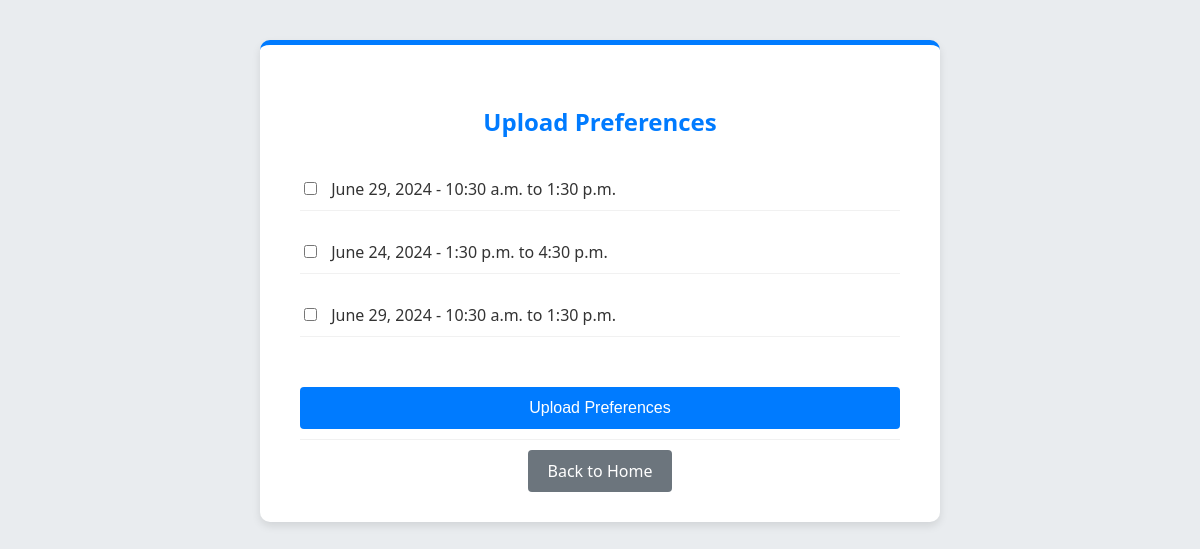
The page /upload_preferences/ (signed in) on the database as committed earlier.
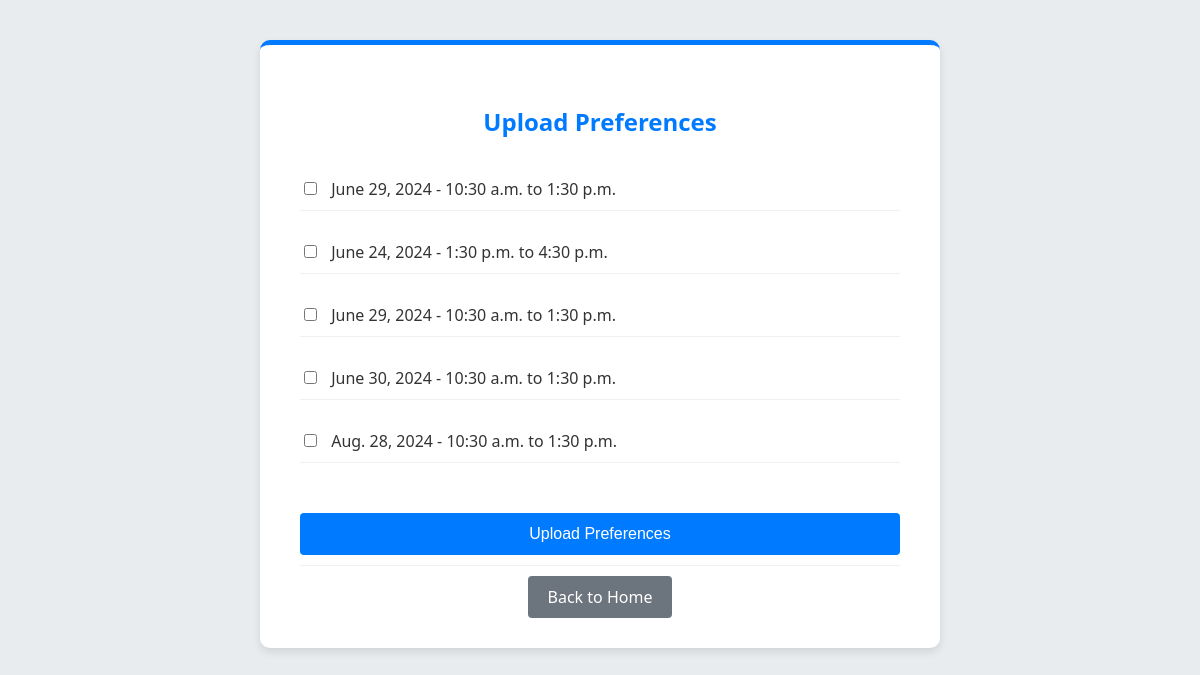
The same page on the database as committed later.
### exam/models.py (models this page shows, shortened)
class ExamTimeTable(models.Model):
    course_id = models.ForeignKey(Course,models.CASCADE)
    dept=models.ForeignKey(Department,on_delete=models.CASCADE)
    date=models.DateField()
    time_from = models.TimeField()
    time_to = models.TimeField()
    semester = models.IntegerField()

### exam/views.py (the view)
# urls.py: path('upload_preferences/', views.upload_preferences, name='upload_preferences'),
@login_required
def upload_preferences(request):
    if request.method == 'POST':
        teacher_id = request.user.id  # Get the logged-in teacher's user ID
        selected_exams = request.POST.getlist('selected_exams')
        for exam_id in selected_exams:
            exam = ExamTimeTable.objects.get(id=exam_id)
            prefer_entry = preferTable(teacher_id_id=teacher_id, course_id_id=exam.id, date=exam.date)
            prefer_entry.save()
        return redirect('teacher_dashboard')  # Redirect to teacher dashboard or appropriate URL
    else:
        timetable_entries = ExamTimeTable.objects.all()  # Retrieve all entries or filter as needed
        return render(request, 'exam/uploading_preference.html', {'timetable_entries': timetable_entries})

### exam/templates/exam/uploading_preference.html (shortened to what this page needs)
<!DOCTYPE html>
<html lang="en">
<head>
</head>
<body>
    <div class="container">
        <h2>Upload Preferences</h2>
        <form action="{% url 'upload_preferences' %}" method="post">
            {% for entry in timetable_entries %}
            <div class="form-group">
                <label>
                    <input type="checkbox" name="selected_exams" value="{{ entry.id }}">
                    {{ entry.date }} - {{ entry.time_from }} to {{ entry.time_to }}
                </label>
            </div>
            {% endfor %}
            <div class="form-group">
                <input type="submit" value="Upload Preferences">
            </div>
        </form>
        <div class="back-button">
            <a href="{% url 'teacher_dashboard' %}">Back to Home</a>
        </div>
    </div>
</body>
</html>

Rows that differ between the two databases and show on the page:
added ExamTimeTable: date "June 30, 2024", time_from "10:30 a.m.", time_to "1:30 p.m."
added ExamTimeTable: date "Aug. 28, 2024", time_from "10:30 a.m.", time_to "1:30 p.m."
